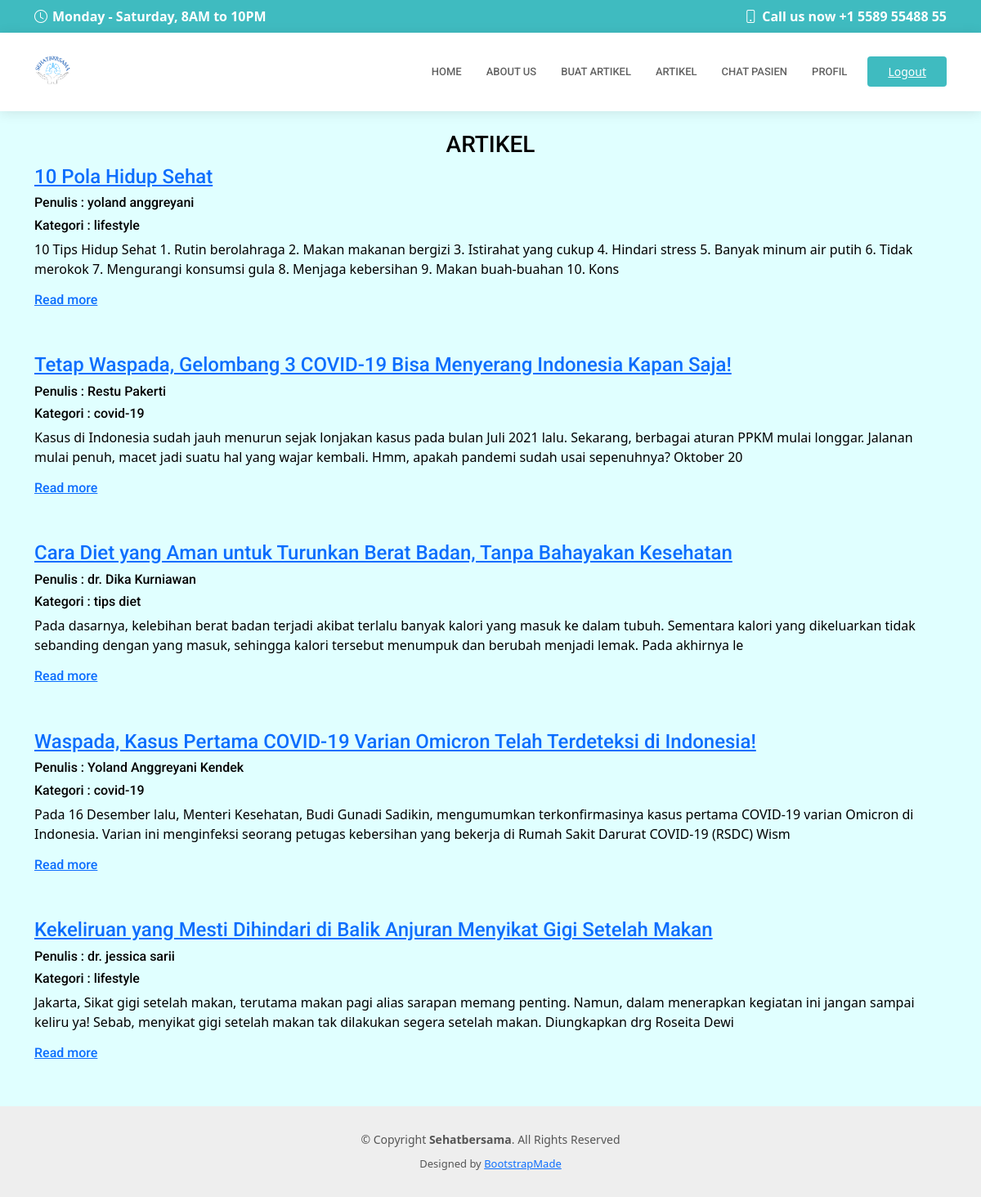
The page /tampilartikel.php on the database its author committed.
### tables this page shows
CREATE TABLE `artikell` (
  `id_artikel` int(10) NOT NULL,
  `judul` varchar(100) NOT NULL,
  `nama` varchar(100) NOT NULL,
  `kategori` varchar(32) NOT NULL,
  `isi` text NOT NULL,
  `id_dokter` int(10) NOT NULL,
  `id_admin` int(10) NOT NULL
);

### tampilartikel.php (the view, shortened to what this page needs)
<?php
include "header.php";
include "koneksi.php";
?>
<!DOCTYPE html>
<html lang="en">
<head>
    <link href="https://cdn.jsdelivr.net/npm/bootstrap@5.1.3/dist/css/bootstrap.min.css" rel="stylesheet">
</head>
<body>
    <div class="container" style="margin-top:80px;" >
        <h3 class="text-center">ARTIKEL</h3>
        <?php
        $query = "SELECT * FROM artikell";
        $hasil = mysqli_query($con, $query);
        while($data = mysqli_fetch_array($hasil)) { ?>
            <a href="detail.php?detail=<?php echo $data['id_artikel']; ?>">
                <h4><?php echo "" . $data["judul"]. "<br>"; ?></h4>
            </a>
            <h6><?php echo "Penulis : " .$data["nama"]. "<br>"; ?></h6>
            <h6><?php echo "Kategori : " .$data["kategori"]. "<br>"; ?></h6>
            <p><?php echo substr($data["isi"],0,250);  ?></p>
            <a href="detail.php?detail=<?php echo $data['id_artikel']; ?>">
                <h6>Read more</h6>
            </a>
            <?php echo "<br><br>"; ?>
        <?php } ?>
    </div>
    <?php include "footer.php"; ?>
</body>
</html>

### header.php (shortened to what this page needs)
<!DOCTYPE html>
<html lang="en">
<head>
  <link href="assets/vendor/animate.css/animate.min.css" rel="stylesheet">
  <link href="assets/vendor/aos/aos.css" rel="stylesheet">
  <link href="assets/vendor/bootstrap/css/bootstrap.min.css" rel="stylesheet">
  <link href="assets/vendor/bootstrap-icons/bootstrap-icons.css" rel="stylesheet">
  <link href="assets/vendor/boxicons/css/boxicons.min.css" rel="stylesheet">
  <link href="assets/vendor/fontawesome-free/css/all.min.css" rel="stylesheet">
  <link href="assets/vendor/glightbox/css/glightbox.min.css" rel="stylesheet">
  <link href="assets/vendor/swiper/swiper-bundle.min.css" rel="stylesheet">
  <link href="assets/css/style.css" rel="stylesheet">
</head>
<body>
  <div id="topbar" class="d-flex align-items-center fixed-top">
    <div class="container d-flex align-items-center justify-content-center justify-content-md-between">
      <div class="align-items-center d-none d-md-flex">
        <i class="bi bi-clock"></i> Monday - Saturday, 8AM to 10PM
      </div>
      <div class="d-flex align-items-center">
        <i class="bi bi-phone"></i> Call us now +1 5589 55488 55
      </div>
    </div>
  </div>
  <header id="header" class="fixed-top">
    <div class="container d-flex align-items-center">
      <a href="index.html" class="logo me-auto"><img src="assets/img/SEHATBERSAMA.png" alt=""></a>
      <nav id="navbar" class="navbar order-last order-lg-0">
        <ul>
          <li><a class="nav-link scrollto " href="index2.php">Home</a></li>
          <li><a class="nav-link scrollto" href="index2.php">About Us</a></li>
          <li><a class="nav-link scrollto" href="artikel.php">Buat Artikel</a></li>
          <li><a class="nav-link scrollto" href="tampilartikel.php">Artikel</a></li>
          <li><a class="nav-link scrollto" href="chat.php">Chat Pasien</a></li>
          <li><a class="nav-link scrollto" href="profil.php">Profil</a></li>
        </ul>
      </nav>
      <a href="login.php" class="appointment-btn scrollto"><span class="d-none d-md-inline">Logout</span> </a>
  </header>
</body>
</html>

### footer.php (shortened to what this page needs)
<footer id="footer">
   <div class="container">
     <div class="copyright">
       &copy; Copyright <strong><span>Sehatbersama</span></strong>. All Rights Reserved
     </div>
     <div class="credits">
       Designed by <a href="https://bootstrapmade.com/">BootstrapMade</a>
     </div>
   </div>
 </footer>

### assets/css/style.css (style rules this page uses)
body { font-family: "Open Sans", sans-serif; color: #444444; }
a { color: #3fbbc0; text-decoration: none; }
h1, h2, h3, h4, h5, h6 { font-family: "Roboto", sans-serif; }
#topbar { background: #3fbbc0; color: #fff; height: 40px; font-size: 16px; font-weight: 600; z-index: 996; transition: all 0.5s; }
#topbar i { padding-right: 6px; line-height: 0; }
#header { background: #fff; transition: all 0.5s; z-index: 997; padding: 20px 0; top: 40px; box-shadow: 0px 2px 15px rgba(0, 0, 0, 0.1); }
#header .logo { font-size: 40px; margin: 0; padding: 0; line-height: 1; font-weight: 600; letter-spacing: 0.5px; text-transform: uppercase; }
#header .logo img { max-height: 45px; }
.appointment-btn { margin-left: 25px; background: #3fbbc0; color: #fff; border-radius: 4px; padding: 8px 25px; white-space: nowrap; transition: 0.3s; font-size: 14px; display: inline-block; }
.navbar { padding: 0; }
.navbar ul { margin: 0; padding: 0; display: flex; list-style: none; align-items: center; }
.navbar li { position: relative; }
.navbar a, .navbar a:focus { display: flex; align-items: center; justify-content: space-between; padding: 10px 0 10px 30px; font-family: "Roboto", sans-serif; font-size: 13px; color: #626262; white-space: nowrap; transition: 0.3s; text-transform: uppercase; font-weight: 500; }
#footer { background: #eeeeee; padding: 0 0 30px 0; color: #555555; font-size: 14px; }
#footer .copyright { text-align: center; padding-top: 30px; }
#footer .credits { padding-top: 10px; text-align: center; font-size: 13px; }
body { background: lightcyan; padding-top: 10vh; }

### tampilartikel.php (style rules this page uses)
body { background: lightcyan; color: black; }

### rows shown on the page
artikell: judul "10 Pola Hidup Sehat", nama "yoland anggreyani", kategori "lifestyle", isi "10 Tips Hidup Sehat 1. Rutin berolahraga 2. Makan makanan bergizi 3. Istirahat yang cukup 4. Hindari stress 5. Banyak minum air putih 6. Tidak merokok 7. Mengurangi konsumsi gula 8. Menjaga kebersihan 9. Makan buah-buahan 10. Kons"
artikell: judul "Tetap Waspada, Gelombang 3 COVID-19 Bisa Menyerang Indonesia Kapan Saja!", nama "Restu Pakerti", kategori "covid-19", isi "Kasus di Indonesia sudah jauh menurun sejak lonjakan kasus pada bulan Juli 2021 lalu. Sekarang, berbagai aturan PPKM mulai longgar. Jalanan mulai penuh, macet jadi suatu hal yang wajar kembali. Hmm, apakah pandemi sudah usai sepenuhnya? Oktober 20"
artikell: judul "Cara Diet yang Aman untuk Turunkan Berat Badan, Tanpa Bahayakan Kesehatan", nama "dr. Dika Kurniawan", kategori "tips diet", isi "Pada dasarnya, kelebihan berat badan terjadi akibat terlalu banyak kalori yang masuk ke dalam tubuh. Sementara kalori yang dikeluarkan tidak sebanding dengan yang masuk, sehingga kalori tersebut menumpuk dan berubah menjadi lemak. Pada akhirnya le"
artikell: judul "Waspada, Kasus Pertama COVID-19 Varian Omicron Telah Terdeteksi di Indonesia!", nama "Yoland Anggreyani Kendek", kategori "covid-19", isi "Pada 16 Desember lalu, Menteri Kesehatan, Budi Gunadi Sadikin, mengumumkan terkonfirmasinya kasus pertama COVID-19 varian Omicron di Indonesia. Varian ini menginfeksi seorang petugas kebersihan yang bekerja di Rumah Sakit Darurat COVID-19 (RSDC) Wism"
artikell: judul "Kekeliruan yang Mesti Dihindari di Balik Anjuran Menyikat Gigi Setelah Makan", nama "dr. jessica sarii", kategori "lifestyle", isi "Jakarta, Sikat gigi setelah makan, terutama makan pagi alias sarapan memang penting. Namun, dalam menerapkan kegiatan ini jangan sampai keliru ya! Sebab, menyikat gigi setelah makan tak dilakukan segera setelah makan. Diungkapkan drg Roseita Dewi"
